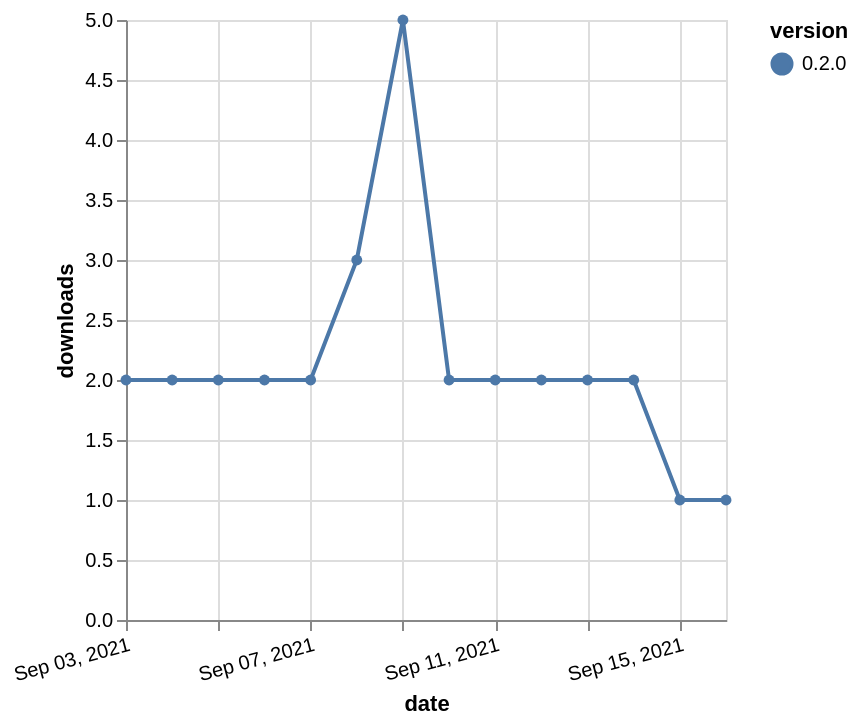

Write the Vega-Lite specification saved for this chart.
### Vega-Lite specification from a JSON file in a GitHub repository (floating-point values rounded to 4 significant figures)
{"$schema": "https://vega.github.io/schema/vega-lite/v5.json", "description": "A simple bar chart with embedded data.", "data": {"values": [{"date": "2021-09-03", "total": 3142, "delta": 2, "version": "0.2.0"}, {"date": "2021-09-04", "total": 3144, "delta": 2, "version": "0.2.0"}, {"date": "2021-09-05", "total": 3146, "delta": 2, "version": "0.2.0"}, {"date": "2021-09-06", "total": 3148, "delta": 2, "version": "0.2.0"}, {"date": "2021-09-07", "total": 3150, "delta": 2, "version": "0.2.0"}, {"date": "2021-09-08", "total": 3153, "delta": 3, "version": "0.2.0"}, {"date": "2021-09-09", "total": 3158, "delta": 5, "version": "0.2.0"}, {"date": "2021-09-10", "total": 3160, "delta": 2, "version": "0.2.0"}, {"date": "2021-09-11", "total": 3162, "delta": 2, "version": "0.2.0"}, {"date": "2021-09-12", "total": 3164, "delta": 2, "version": "0.2.0"}, {"date": "2021-09-13", "total": 3166, "delta": 2, "version": "0.2.0"}, {"date": "2021-09-14", "total": 3168, "delta": 2, "version": "0.2.0"}, {"date": "2021-09-15", "total": 3169, "delta": 1, "version": "0.2.0"}, {"date": "2021-09-16", "total": 3170, "delta": 1, "version": "0.2.0"}]}, "width": "container", "mark": {"type": "line", "point": {"filled": true}}, "encoding": {"x": {"field": "date", "type": "temporal", "timeUnit": "yearmonthdate", "title": "date", "axis": {"labelAngle": -15}}, "y": {"field": "delta", "type": "quantitative", "title": "downloads"}, "color": {"field": "version", "type": "nominal"}, "tooltip": {"field": "delta"}}}
